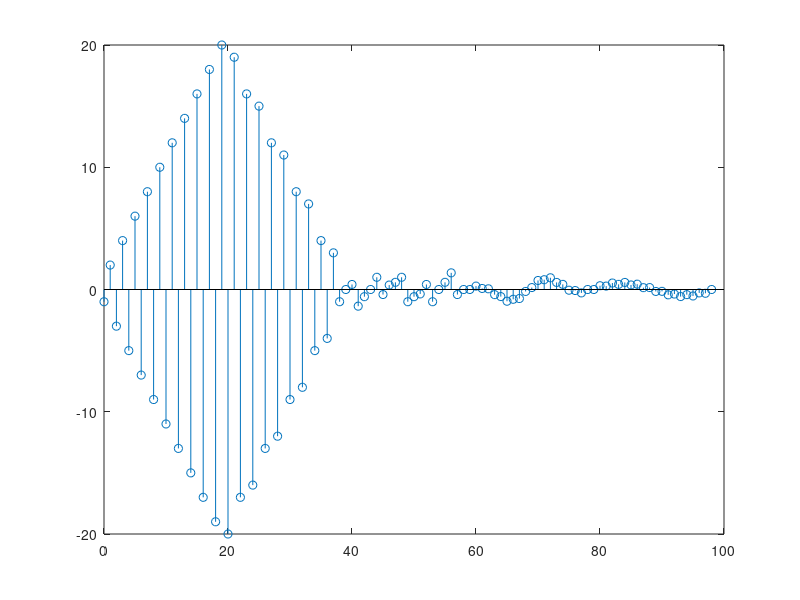

The MATLAB source for this figure:
x1=sin(pi/10*(0:19)); 
x2=sin(pi/5*(0:19));
x3=sin(pi/2*(0:19));
x4=(-1).^(0:19);
x=[x1 x2 x3 x4];


y1=conv(flip(x),x1);
y2=conv(flip(x),x2);
y3=conv(flip(x),x3);
y4=conv(flip(x),x4);
y=y4;
stem(0:1:length(y)-1, y)